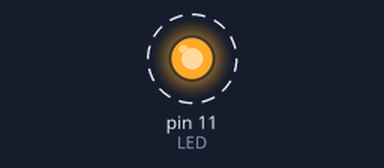
The sketch below on a simulated Arduino Uno, built with avr-gcc and run on an emulated ATmega328P. Parts: output pins drawn as LEDs (lit = HIGH). Dashed ring = blinking.

Above: at 0.5 s.
Timing chart, 0 to 4.6 s (numbered marks = the images above):
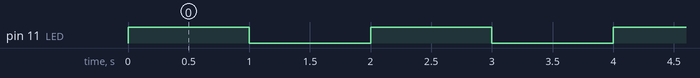

Measured:
- by itself, pin 11 (LED): alternates HIGH for 1.0 s and LOW for 1.0 s

The sketch:

1-2_delay.ino
```cpp
// 실습 1-2 delay를 이용해 LED 깜박이기
const int LED = 11; // 11번 핀을 사용하는 LED 상수 정의

void setup()
{
  pinMode(LED, OUTPUT); // LED를 출력으로 지정
}

void loop()
{
  digitalWrite(LED, HIGH); // LED 핀에 HIGH 출력
  delay(1000); // 아두이노를 1000ms 동안 멈춤 (10초)
  digitalWrite(LED, LOW); // LED 핀에 LOW 출력
  delay(1000);
}
```
